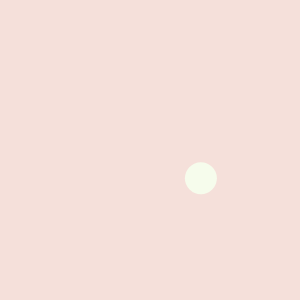
Frame 1 (no input)
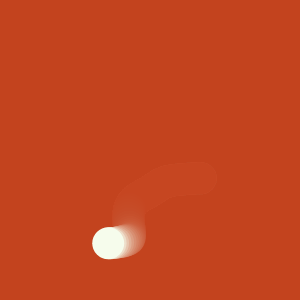
Frame 60 (no input)
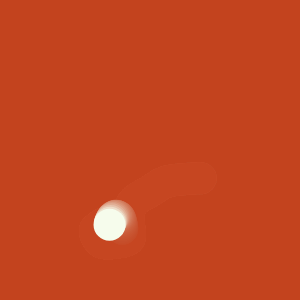
Frame 120 (the mouse pressed at the canvas centre since frame 60)

The p5.js sketch that drew these frames (run headless with seeded random() and noise() and a simulated clock; from frame 60 on, the mouse is pressed at the canvas centre):

// p5.js sketch
// ── sketch.js
var walkie;
var backgroundColor = "#c34623";
var walkerColor = "#f6fcec";

xoff = 0;
yoff = 1000;

function setup() {
  createCanvas(300, 300);
  walkie = new Walker();
}

function draw() {
  var bg = color(backgroundColor);
  bg.setAlpha(255 / 6);
  background(bg);
  walkie.step();
  walkie.draw();
}

class Walker {
  constructor() {
    this.x = width / 2;
    this.y = height / 2;
  }

  draw() {
    fill(walkerColor);
    noStroke();
    ellipse(this.x, this.y, 32);
  }

  step() {
    this.x = map(noise(xoff), 0, 1, 0, width);
    this.y = map(noise(yoff), 0, 1, 0, height);

    xoff += 0.01
    yoff += 0.01;
  }
}
